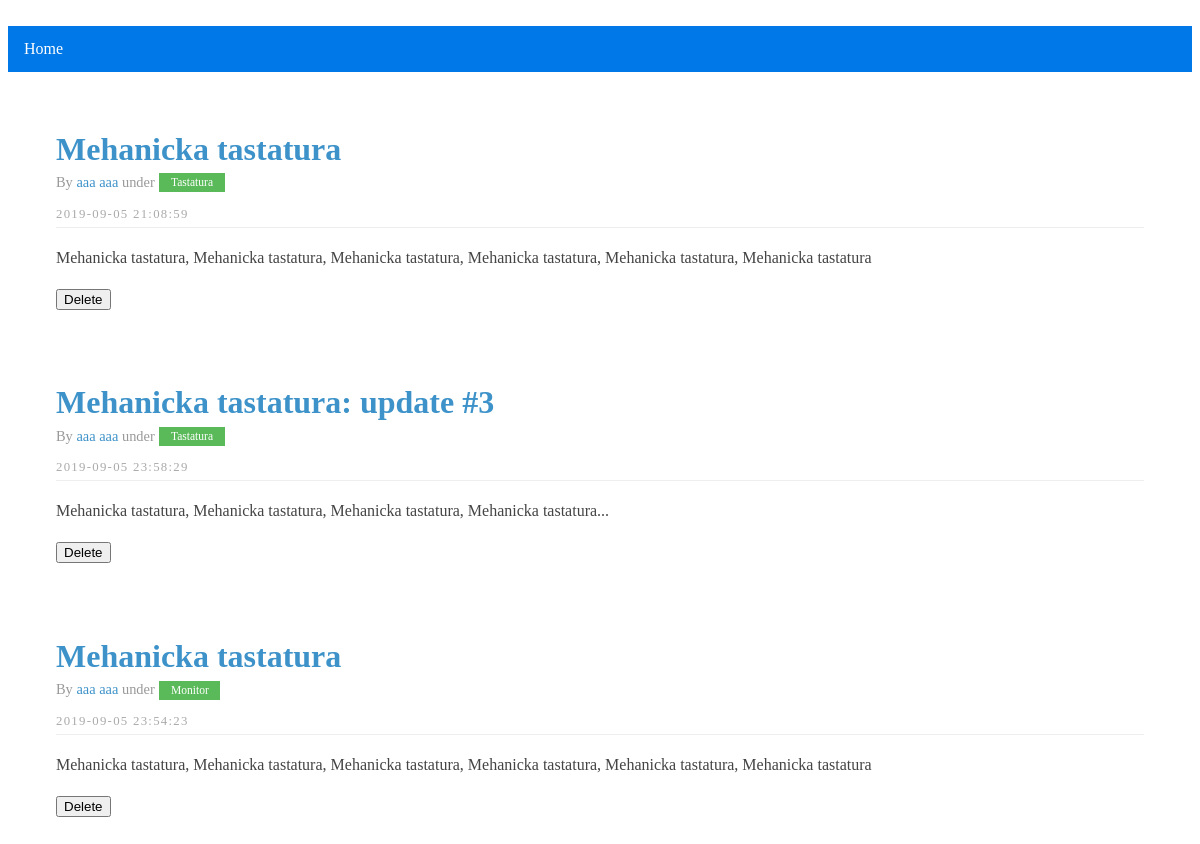
Page /userarticles/1 (signed in) on the earlier database version.
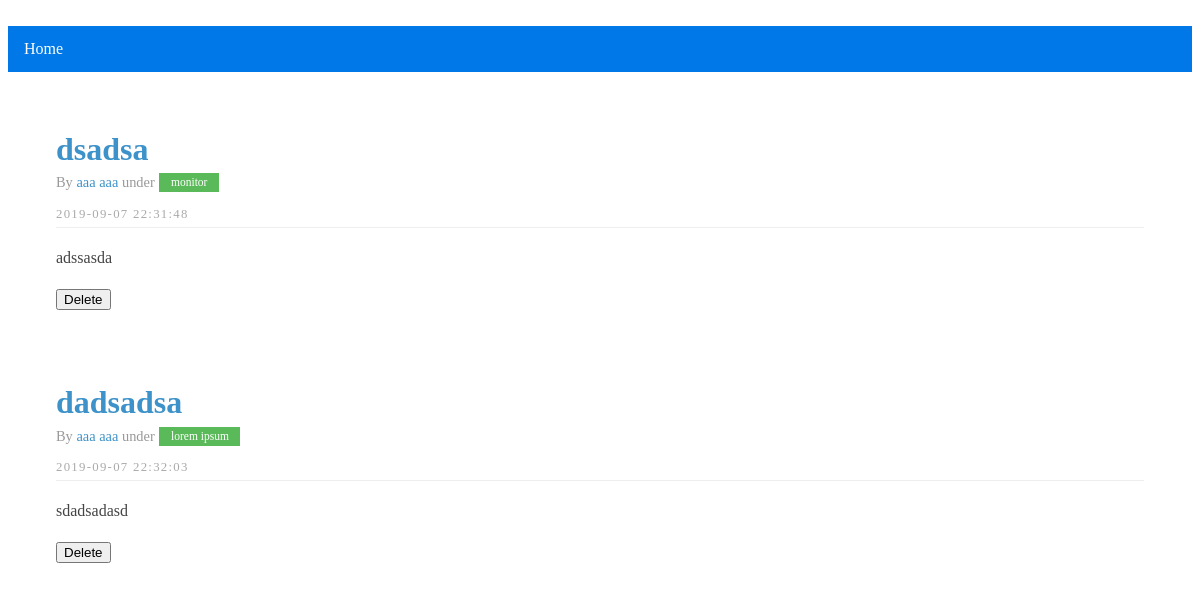
Same page on the later database version.
### blog/models.py (models this page shows, shortened)
class Article(db.Model):
    __tablename__ = 'article'
    __searchable__ = ['title', 'content']
    id = db.Column(db.Integer, primary_key=True)
    title = db.Column(db.String(40), nullable=False)
    content = db.Column(db.Text(), nullable=False)
    created_at = db.Column(db.DateTime, nullable=False, default=datetime.now())
    updated_at = db.Column(db.DateTime, nullable=False, default=datetime.now())
    owner_id = db.Column(db.Integer, db.ForeignKey('user.id'), nullable=False)
    category_id = db.Column(db.Integer, db.ForeignKey('category.id'), nullable=False)

class User(UserMixin, db.Model):
    id = db.Column(db.Integer, primary_key=True)
    email = db.Column(db.String(80), unique=True, nullable=False)
    first_name = db.Column(db.String(20), nullable=False)
    last_name = db.Column(db.String(20), nullable=False)
    password = db.Column(db.String(80), nullable=False) # 64
    created_at = db.Column(db.DateTime, nullable=False, default=datetime.now())
    articles = db.relationship('Article', backref='owner')

class Category(db.Model):
    id = db.Column(db.Integer, primary_key=True)
    title = db.Column(db.String(40), unique=True, nullable=False)
    categories = db.relationship('Article', backref='category')

### blog/dashboard/routes.py (the view)
@dashboard_bp.route('/userarticles/<int:user_id>')
@login_required
def user_articles(user_id):
    articles = Article.query.filter_by(owner_id = user_id).all()
    output = []
    for article in articles:
        output.append( marshmallow_data(article) )
    return render_template('userarticles.html', posts = output)

### blog/__init__.py (called while the page is built)
@login.user_loader
def load_user(id):
    return User.query.get(int(id))

### blog/dashboard/routes.py (called while the page is built)
def marshmallow_data(article):
    article_data = {}
    article_data['article_id'] = article.id
    article_data['user_id'] = article.owner.id
    article_data['title'] = article.title
    article_data['content'] = article.content
    article_data['category'] = article.category.title
    article_data['first_name'] = article.owner.first_name
    article_data['last_name'] = article.owner.first_name
    article_data['created_at'] = article.created_at
    article_data['updated_at'] = article.updated_at
    return article_data

### templates/userarticles.html
﻿{% extends "layout.html" %}
{% block content %}
<ul>
    <li><a href="{{ url_for('dashboard_bp.dashboard') }}">Home</a></li>
</ul>
<div id="layout" class="pure-g">
    <div class="content pure-u-1 pure-u-md-3-4">
        {% for post in posts %}
        <div class="posts">
            <section class="post">
                <header class="post-header">
                    <h1 class="post-title"><a href="{{ url_for('dashboard_bp.single_article', article_id = post['article_id']) }}">{{ post['title'] }}</a></h1>
                    <p class="post-meta">
                        By <a href="#" class="post-author">{{ post['first_name'] }} {{ post['last_name'] }}</a> under <a class="post-category post-category-design" href="#">{{ post['category'] }}</a>
                    </p>
                </header>
                <h1 class="content-subhead">{{ post['updated_at'].strftime("%Y-%m-%d %H:%M:%S") }}</h1>
                <div class="post-description">
                    <p>
                        {{ post['content'] }}
                    </p>
                </div>
                {% if post.user_id == current_user.id %}
                <form method="POST" action="{{ url_for('articles_bp.delete_article', article_id = post['article_id']) }}" class="pure-form pure-form-stacked">
                    <button type="submit" class="pure-button pure-button-primary">Delete</button>
                </form>
                {% endif %}
            </section>
        </div>
        {% endfor %}
    </div>
</div>
{% endblock content %}

Differences in the rows shown:
removed Article: title "Mehanicka tastatura", updated_at "2019-09-05 21:08:59", content "Mehanicka tastatura, Mehanicka tastatura, Mehanicka tastatura, Mehanicka tastatura, Mehanicka tastatura, Mehanicka tastatura"
no longer on this page (row edited): Category: category "Tastatura" "Tastatura"
added Category: category "lorem ipsum"
Other differences:
new list line: "dsadsa 2019-09-07 22:31:48 adssasda"
new list line: "By under Delete"
new list line: "aaa aaa"
new list line: "monitor"
new list line: "dadsadsa 2019-09-07 22:32:03 sdadsadasd"
list line gone: "By under Delete"
list line gone: "aaa aaa"
list line gone: "Mehanicka tastatura: update #3 2019-09-05 23:58:29 Mehanicka tastatura, Mehanicka tastatura, Mehanicka tastatura, Mehanicka tastatura..."
list line gone: "Mehanicka tastatura 2019-09-05 23:54:23 Mehanicka tastatura, Mehanicka tastatura, Mehanicka tastatura, Mehanicka tastatura, Mehanicka tastatura, Mehanicka tastatura"
list line gone: "Monitor"
